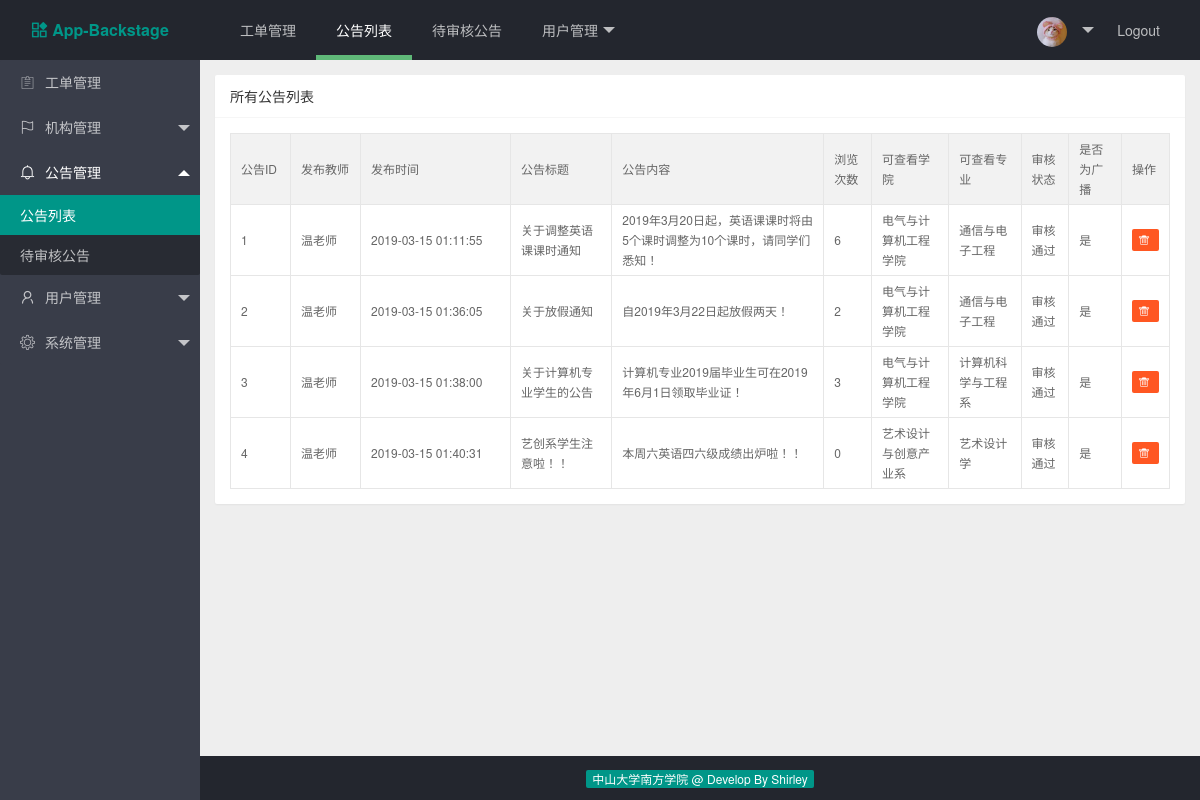
Page /index.php/web/nt_mgt/notice_list on the earlier database version.
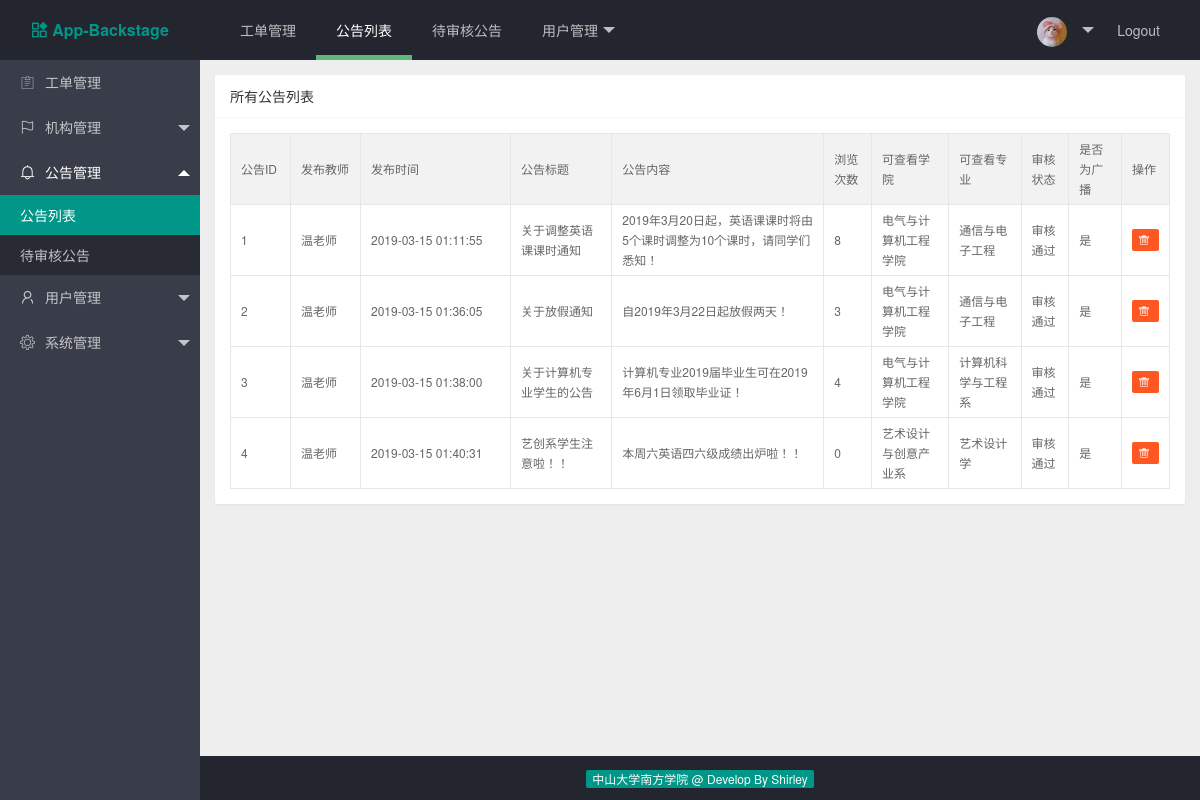
Same page on the later database version.
### tables this page shows
CREATE TABLE IF NOT EXISTS `notice_tb` (
  `notice_id` int(11) NOT NULL AUTO_INCREMENT COMMENT '公告ID',
  `notice_tea_id` int(11) NOT NULL COMMENT '发布公告教师的ID',
  `notice_time` datetime NOT NULL COMMENT '发布公告的时间',
  `notice_title` varchar(200) NOT NULL DEFAULT '0' COMMENT '公告标题',
  `notice_content` text NOT NULL COMMENT '公告内容',
  `notice_read_times` int(11) NOT NULL DEFAULT '0' COMMENT '公告被浏览次数',
  `college_id` int(11) NOT NULL COMMENT '可查看的学院ID',
  `major_id` int(11) NOT NULL COMMENT '可查看的专业ID',
  `notice_pass_review` int(11) NOT NULL COMMENT '是否通过审核',
  `notice_is_all` int(11) DEFAULT NULL COMMENT '是否发送至全校',
  PRIMARY KEY (`notice_id`)
);

CREATE TABLE IF NOT EXISTS `tea_user_tb` (
  `tea_id` bigint(20) NOT NULL AUTO_INCREMENT COMMENT '教师用户ID',
  `role_id` int(11) NOT NULL DEFAULT '0' COMMENT '角色ID',
  `tea_account` varchar(50) NOT NULL DEFAULT '0' COMMENT '工号，为登录账号',
  `tea_password` varchar(50) NOT NULL DEFAULT '0' COMMENT '登录密码',
  `tea_name` varchar(50) NOT NULL DEFAULT '0' COMMENT '教师姓名',
  `tea_spell` varchar(50) NOT NULL DEFAULT '0' COMMENT '姓名拼音',
  `tea_sex` varchar(50) NOT NULL DEFAULT '0' COMMENT '教师性别',
  `college_id` int(11) DEFAULT NULL COMMENT '学院ID',
  `major_id` int(11) DEFAULT NULL COMMENT '专业ID',
  `tea_phone` varchar(50) DEFAULT NULL COMMENT '电话',
  `tea_course` varchar(200) DEFAULT NULL COMMENT '所有教授课程，以逗号分隔',
  `tea_isInstructor` int(2) DEFAULT NULL COMMENT '是否为辅导员',
  PRIMARY KEY (`tea_id`)
);

CREATE TABLE IF NOT EXISTS `college_info_tb` (
  `college_id` int(11) NOT NULL AUTO_INCREMENT COMMENT '学院id',
  `college_name` varchar(200) NOT NULL COMMENT '学院名称',
  `college_icon` varchar(100) NOT NULL COMMENT '学院图标',
  `college_address` varchar(300) NOT NULL COMMENT '学院地址',
  `college_introduction` text NOT NULL COMMENT '学院简介',
  PRIMARY KEY (`college_id`)
);

CREATE TABLE IF NOT EXISTS `major_info_tb` (
  `major_id` int(11) NOT NULL AUTO_INCREMENT COMMENT '专业id',
  `college_id` int(11) NOT NULL COMMENT '所属学院id',
  `major_name` varchar(50) NOT NULL COMMENT '专业名称',
  `major_introduction` varchar(800) NOT NULL COMMENT '专业简介',
  PRIMARY KEY (`major_id`)
);

### application/controllers/web/Notice.php (called while the page is built, shortened)
<?php
class Notice extends CI_Controller {
	public function view($page = 'notice')
	{
		$data['notice_list'] = $this->get_all_notice();
		$this->load->view('common/header');
		$this->load->view('common/navbar');
		$this->load->view('common/sidebar');
		$this->load->view('notice/notice', $data);
		$this->load->view('common/footer');
	}
	public function get_all_notice()
	{
		$this->load->model('web/notice_model');
		$res = $this->notice_model->get_all_notice();
		return $res;
	}
}

### index.php (called while the page is built, shortened)
<?php
require_once BASEPATH.'core/CodeIgniter.php';

### application/models/web/Notice_model.php (called while the page is built, shortened)
<?php
class Notice_model extends CI_Model {
    public static $table_name = 'notice_tb';
    public function get_all_notice()
    {
        $this->db->select('*');
        $this->db->join('college_info_tb','college_info_tb.college_id = notice_tb.college_id');
        $this->db->join('major_info_tb','major_info_tb.major_id = notice_tb.major_id');
        $this->db->join('tea_user_tb','tea_user_tb.tea_id = notice_tb.notice_tea_id');
        $query_res = $this->db->get(self::$table_name);
        return $query_res->result_array();
    }
}

### application/views/notice/notice.php (the view)
<div class="layui-body layui-bg-gray">
    <div style="padding: 15px;" id="notice_list">
        <div class="layui-card">
            <div class="layui-card-header">
                所有公告列表
            </div>
            <div class="layui-card-body">
                <table class="layui-table" lay-size="sm">
                    <colgroup>
                        <col width="60">
                        <col width="70">
                        <col width="150">
                        <col>
                        <col>
                        <col>
                        <col>
                        <col>
                        <col>
                        <col>
                        <col>
                    </colgroup>
                    <thead>
                        <tr>
                            <th>公告ID</th>
                            <th>发布教师</th>
                            <th>发布时间</th>
                            <th>公告标题</th>
                            <th>公告内容</th>
                            <th>浏览次数</th>
                            <th>可查看学院</th>
                            <th>可查看专业</th>
                            <th>审核状态</th>
                            <th>是否为广播</th>
                            <th>操作</th>
                        </tr>
                    </thead>
                    <tbody>
                        <?php foreach ($notice_list as $notice):?>
                            <tr>
                                <td><?php echo $notice['notice_id'];?></td>
                                <td><?php echo $notice['tea_name'];?></td>
                                <td><?php echo $notice['notice_time'];?></td>
                                <td><?php echo $notice['notice_title'];?></td>
                                <td><?php echo $notice['notice_content'];?></td>
                                <td><?php echo $notice['notice_read_times'];?></td>
                                <td><?php echo $notice['college_name'];?></td>
                                <td><?php echo $notice['major_name'];?></td>
                                <td>
                                    <?php
                                        if ($notice['notice_pass_review'] === '0') {
                                            echo '待审核';
                                        } else if ($notice['notice_pass_review'] === '1') {
                                            echo '审核通过';
                                        } else {
                                            echo '审核不通过';
                                        }
                                    ?>
                                </td>
                                <td><?php echo $notice['notice_content'] === '0' ? '否' : '是';?></td>
                                <td>
                                    <a title="点击删除公告" href="<?php echo site_url('web/nt_mgt/delete_notice').'?notice_id='.$notice['notice_id']; ?>"
                                        class="layui-btn layui-btn-danger layui-btn-xs">
                                        <i class="layui-icon">&#xe640;</i>
                                    </a>
                                </td>
                            </tr>
                        <?php endforeach;?>
                    </tbody>
                </table>
            </div>
        </div>
    </div>
</div>

### application/views/common/header.php (shortened to what this page needs)
<!DOCTYPE html>
<html>
<head>
    <link rel="stylesheet" type="text/css" media="screen" href="<?php echo base_url('public/layui/css/layui.css') ?>">
    <link rel="stylesheet" type="text/css" media="screen" href="<?php echo base_url('public/common/css/common.css') ?>">
</head>
<body class="layui-layout-body">
    <div class="layui-layout layui-layout-admin">

### application/views/common/navbar.php (shortened to what this page needs)
<div class="layui-header">
  <div class="layui-logo navber-title"><i class="layui-icon siderbar-icon">&#xe653;</i>App-Backstage</div>
  <ul class="layui-nav layui-layout-left">
    <li class="layui-nav-item <?php echo uri_string() === 'web/order_mgt'? 'layui-this' : '' ?>">
      <a href="<?php echo site_url('web/order_mgt') ?>">工单管理</a>
    </li>
    <li class="layui-nav-item <?php echo uri_string() === 'web/nt_mgt/notice_list'? 'layui-this' : '' ?>">
      <a href="<?php echo site_url('web/nt_mgt/notice_list') ?>">公告列表</a>
    </li>
    <li class="layui-nav-item <?php echo uri_string() === 'web/nt_mgt/unreview_list'? 'layui-this' : '' ?>">
      <a href="<?php echo site_url('web/nt_mgt/unreview_list') ?>">待审核公告</a>
    </li>
    <li class="layui-nav-item <?php echo strpos(uri_string(),'user_mgt')  !== false ? 'layui-this' : '' ?>">
      <a href="javascript:;">用户管理</a>
    </li>
  </ul>
  <ul class="layui-nav layui-layout-right">
    <li class="layui-nav-item <?php echo uri_string() === 'web/sys_mgt/baseInfo'? 'layui-this' : '' ?>">
      <a href="javascript:;">
        <img src="<?php echo base_url('public/common/image/avatar.jpg') ?>" class="layui-nav-img">
      </a>
    </li>
    <li class="layui-nav-item"><a href="<?php echo site_url('web/logout') ?>">Logout</a></li>
  </ul>
</div>

### application/views/common/sidebar.php (shortened to what this page needs)
<div class="layui-side layui-bg-black">
    <div class="layui-side-scroll">
      <ul class="layui-nav layui-nav-tree"  lay-filter="test"  id="sidebar">
        <li class="layui-nav-item <?php echo uri_string() === 'web/order_mgt'? 'layui-this' : '' ?>">
            <a href="<?php echo site_url('web/order_mgt') ?>">
                <i class="layui-icon siderbar-icon">&#xe63c;</i>工单管理
            </a>
        </li>
        <li class="layui-nav-item <?php echo strpos(uri_string(),'org_mgt')  !== false ? 'layui-nav-itemed' : '' ?>">
            <a href="javascript:;"><i class="layui-icon siderbar-icon">&#xe66c;</i>机构管理</a>
        </li>
        <li class="layui-nav-item <?php echo strpos(uri_string(),'nt_mgt')  !== false ? 'layui-nav-itemed' : '' ?>">
            <a href="javascript:;"><i class="layui-icon siderbar-icon">&#xe667;</i>公告管理</a>
            <dl class="layui-nav-child">
                <dd <?php echo strpos(uri_string(),'notice_list')  !== false ? 'class="layui-this"' : '' ?> >
                    <a href="<?php echo site_url('web/nt_mgt/notice_list') ?>">公告列表</a>
                </dd>
                <dd <?php echo strpos(uri_string(),'unreview_list')  !== false ? 'class="layui-this"' : '' ?> >
                    <a href="<?php echo site_url('web/nt_mgt/unreview_list') ?>">待审核公告</a>
                </dd>
            </dl>
        </li>
        <li class="layui-nav-item <?php echo strpos(uri_string(),'user_mgt')  !== false ? 'layui-nav-itemed' : '' ?>">
            <a href="javascript:;"><i class="layui-icon siderbar-icon">&#xe66f;</i>用户管理</a>
        </li>
        <li class="layui-nav-item <?php echo strpos(uri_string(),'sys_mgt')  !== false ? 'layui-nav-itemed' : '' ?>">
            <a href="javascript:;"><i class="layui-icon siderbar-icon">&#xe716;</i>系统管理</a>
        </li>
      </ul>
    </div>
</div>

### application/views/common/footer.php (shortened to what this page needs)
    <div class="layui-footer" style="text-align: center; background-color: #23262E;">
        <span class="layui-badge layui-bg-green">中山大学南方学院 @ Develop By Shirley</span>
    </div>
</div>
</body>
</html>

### public/common/css/common.css (style rules this page uses)
.navber-title { font-size: 15px; font-weight: bold; }
.navber-title i { margin-right: 5px; }
#sidebar .siderbar-icon { font-size: 15px; margin-right: 10px; }

Differences in the rows shown:
changed notice_tb "关于调整英语课课时通知": notice_read_times "6" → "8"
changed notice_tb "关于放假通知": notice_read_times "2" → "3"
changed notice_tb "关于计算机专业学生的公告": notice_read_times "3" → "4"
